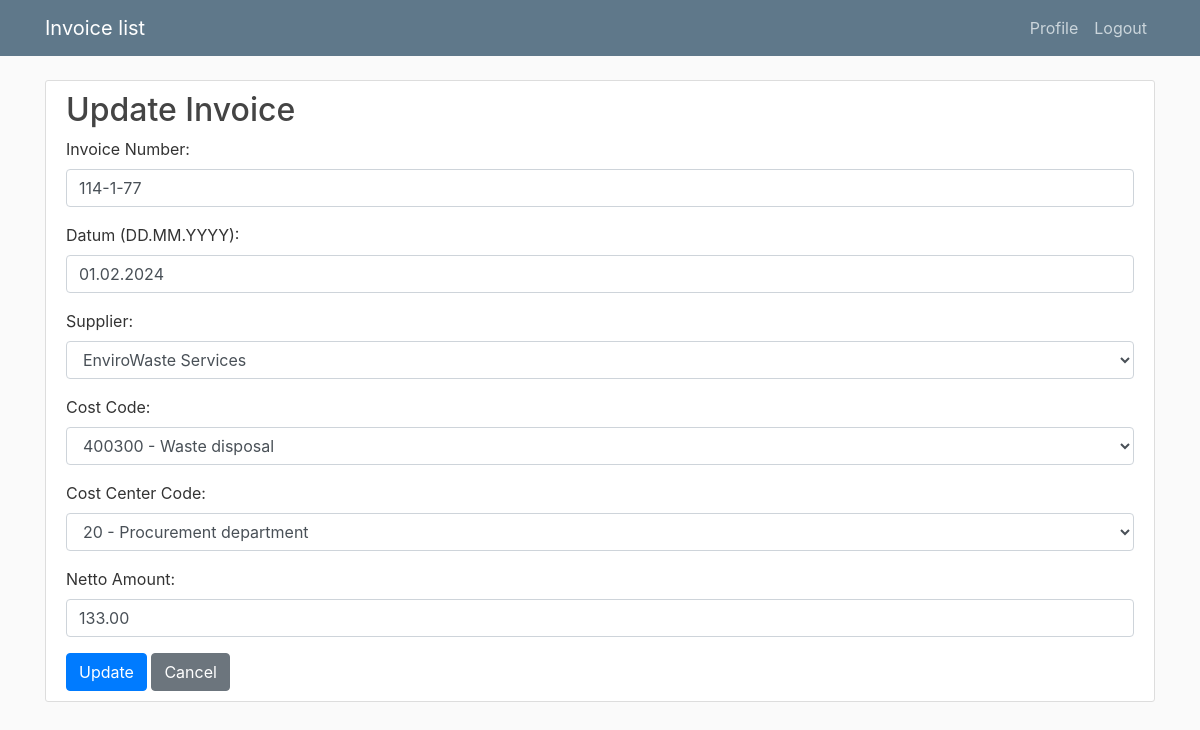
Screenshot of /update_invoice/18/ (signed in) with the database file from the repository.
### invoice/models.py (models this page shows, shortened)
class Invoice(models.Model):
    cost_code = models.ForeignKey(TypeOfCost, on_delete=models.CASCADE)
    cost_center_code = models.ForeignKey(CostCenter, on_delete=models.CASCADE)
    supplier = models.ForeignKey(Supplier, on_delete=models.CASCADE)
    netto_amount = models.DecimalField(max_digits=10, decimal_places=2)
    date = models.DateField()
    invoice_number = models.CharField(max_length=20)
    user = models.ForeignKey(User, on_delete=models.CASCADE)

class Supplier(models.Model):
	supplier_name = models.CharField(max_length=40)
	def __str__(self):
         return self.supplier_name

class TypeOfCost(models.Model):
	cost_code = models.IntegerField()
	cost_name = models.CharField(max_length=40)
	def __str__(self):
	   return f"{self.cost_code} - {self.cost_name}"

class CostCenter(models.Model):
	cost_center_code = models.IntegerField()
	cost_center_name = models.CharField(max_length=40)
	def __str__(self):
	   return f"{self.cost_center_code} - {self.cost_center_name}"

### invoice/views.py (the view)
# urls.py: path('update_invoice/<int:pk>/', views.update_invoice, name='update_invoice'),
@login_required
def update_invoice(request, pk):
    invoice = get_object_or_404(Invoice, pk=pk)
    if request.method == 'POST':
        form = InvoiceForm(request.POST, instance=invoice)
        if form.is_valid():
            date = form.cleaned_data['date']
            formatted_date = date.strftime("%Y-%m-%d")  # Novi format datuma
            form.cleaned_data['date'] = formatted_date  # Ažuriranje datuma u formi
            form.save()
            return redirect('invoice-detail', pk=pk)
    else:
        form = InvoiceForm(instance=invoice)
    return render(request, 'invoice/update_invoice.html', {'form': form})

### invoice/forms.py
class InvoiceForm(forms.ModelForm):
    cost_code = forms.ModelChoiceField(queryset=TypeOfCost.objects.all(), empty_label='')
    supplier = forms.ModelChoiceField(queryset=Supplier.objects.all(), empty_label='')
    cost_center_code = forms.ModelChoiceField(queryset=CostCenter.objects.all(), empty_label='')
    date = forms.DateField(label='Date (DD.MM.YYYY)', input_formats=['%d.%m.%Y'])
    class Meta:
        model = Invoice
        fields = ['invoice_number', 'date', 'supplier', 'cost_code', 'cost_center_code', 'netto_amount']

### users/templatetags/custom_filters.py (called while the page is built)
@register.filter
def format_number(value):
    try:
        locale.setlocale(locale.LC_ALL, 'it_IT.UTF-8')
        formatted_value = locale.format_string("%0.2f", value, grouping=True)
        return formatted_value
    except (ValueError, locale.Error):
        return value

### invoice/templates/invoice/update_invoice.html (shortened to what this page needs)
{% extends "invoice/base.html" %}
{% load static %}
{% load crispy_forms_tags %}
{% load custom_filters %}
{% block content %}
<div class="content-section">
    <h2>Update Invoice</h2>
    <form id="update-form" method="post" class="crispy">
        <div class="form-group">
            <label for="id_invoice_number">Invoice Number:</label>
            <input type="text" class="form-control" id="id_invoice_number" name="invoice_number" value="{{ form.instance.invoice_number }}">
        </div>
        <div class="form-group">
            <label for="id_date">Datum (DD.MM.YYYY):</label>
            <input type="text" class="form-control" id="id_date" name="date" value="{{ form.instance.date|date:'d.m.Y' }}">
        </div>
        <div class="form-group">
            <label for="id_supplier">Supplier:</label>
            <select class="form-control" id="id_supplier" name="supplier">
                {% for supplier in form.fields.supplier.queryset %}
                    <option value="{{ supplier.pk }}" {% if supplier.pk == form.instance.supplier.pk %}selected{% endif %}>{{ supplier }}</option>
                {% endfor %}
            </select>
        </div>
        <div class="form-group">
            <label for="id_cost_code">Cost Code:</label>
            <select class="form-control" id="id_cost_code" name="cost_code">
                {% for cost_code in form.fields.cost_code.queryset %}
                    <option value="{{ cost_code.pk }}" {% if cost_code.pk == form.instance.cost_code.pk %}selected{% endif %}>{{ cost_code }}</option>
                {% endfor %}
            </select>
        </div>
        <div class="form-group">
            <label for="id_cost_center_code">Cost Center Code:</label>
            <select class="form-control" id="id_cost_center_code" name="cost_center_code">
                {% for cost_center_code in form.fields.cost_center_code.queryset %}
                    <option value="{{ cost_center_code.pk }}" {% if cost_center_code.pk == form.instance.cost_center_code.pk %}selected{% endif %}>{{ cost_center_code }}</option>
                {% endfor %}
            </select>
        </div>
        <div class="form-group">
            <label for="id_netto_amount">Netto Amount:</label>
            <input type="text" class="form-control" id="id_netto_amount" name="netto_amount" value="{{ form.instance.netto_amount |format_number }}">
        </div>
        <button type="button" class="btn btn-primary" onclick="confirmUpdate()">Update</button>
        <a href="{% url 'invoice-detail' pk=form.instance.pk %}" class="btn btn-secondary">Cancel</a>
    </form>
</div>
{% endblock content %}

### invoice/static/invoice/main.css (style rules this page uses)
body { background: #fafafa; color: #333333; margin-top: 5rem; }
h1, h2, h3, h4, h5, h6 { color: #444444; }
.content-section { background: #ffffff; padding: 10px 20px; border: 1px solid #dddddd; border-radius: 3px; margin-bottom: 20px; }

### rows the page displays
Invoice: invoice_number "114-1-77", date "01.02.2024", supplier "EnviroWaste Services", cost_code "400300 - Waste disposal", cost_center_code "20 - Procurement department", netto_amount "133.00"
